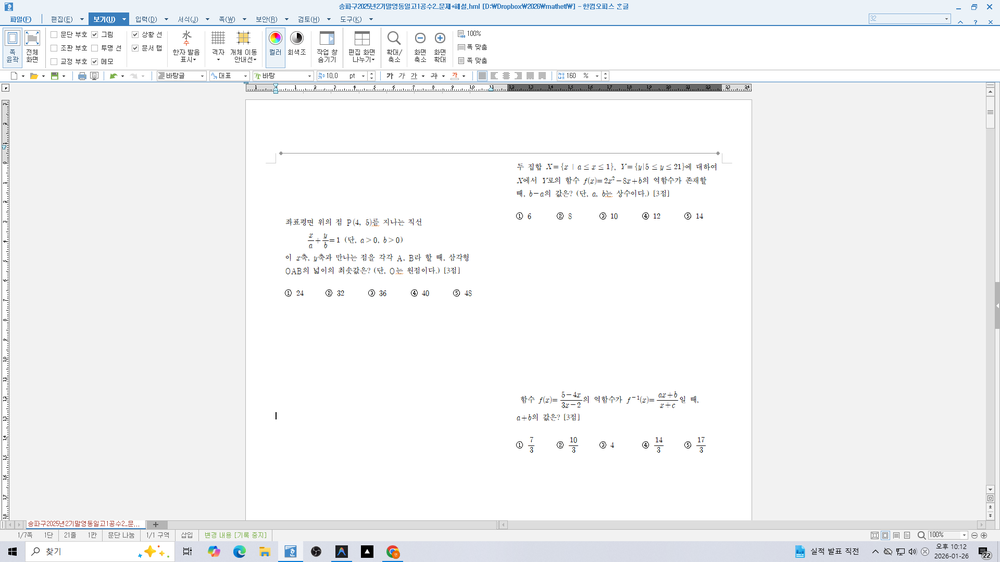
#> input picture hwpx-python-tool/last_capture.png, 1000 x 562 px, shrunk from 1920 x 1080 before the run
$ python diagnose_debug.py
#> lines starting #> are read from the running program, lines starting #| are printed output that depends on the picture; after the words box and inside, x2 and y2 are one past the last pixel; in counts of white or black regions, pixels touching at a corner belong together

import cv2
import numpy as np
import os

def diagnose():
    if not os.path.exists("last_capture.png"):
        print("FAIL: last_capture.png not found")
        return

    img = cv2.imread("last_capture.png")
#> img is the input picture: shape (562, 1000, 3); mean B, G, R 244, 243.1, 242.2
    if img is None:
        print("FAIL: Could not load image")
        return

    print(f"Image Shape: {img.shape}")
#| Image Shape: (562, 1000, 3)
    gray = cv2.cvtColor(img, cv2.COLOR_BGR2GRAY)

    # Check stats
    mn, mx, mean, std = cv2.minMaxLoc(gray)[0], cv2.minMaxLoc(gray)[1], np.mean(gray), np.std(gray)
#> mn = 0; mx = 255; mean = 242.9; std = 21.25
    print(f"Stats - Min: {mn}, Max: {mx}, Mean: {mean:.2f}, StdDev: {std:.2f}")
#| Stats - Min: 0.0, Max: 255.0, Mean: 242.91, StdDev: 21.25

    if std < 5.0:
        print("FAIL: Image has very low contrast (solid color?). Capture timing issue?")
        return

    # 1. OTSU
    _, bin_otsu = cv2.threshold(gray, 0, 255, cv2.THRESH_BINARY_INV + cv2.THRESH_OTSU)
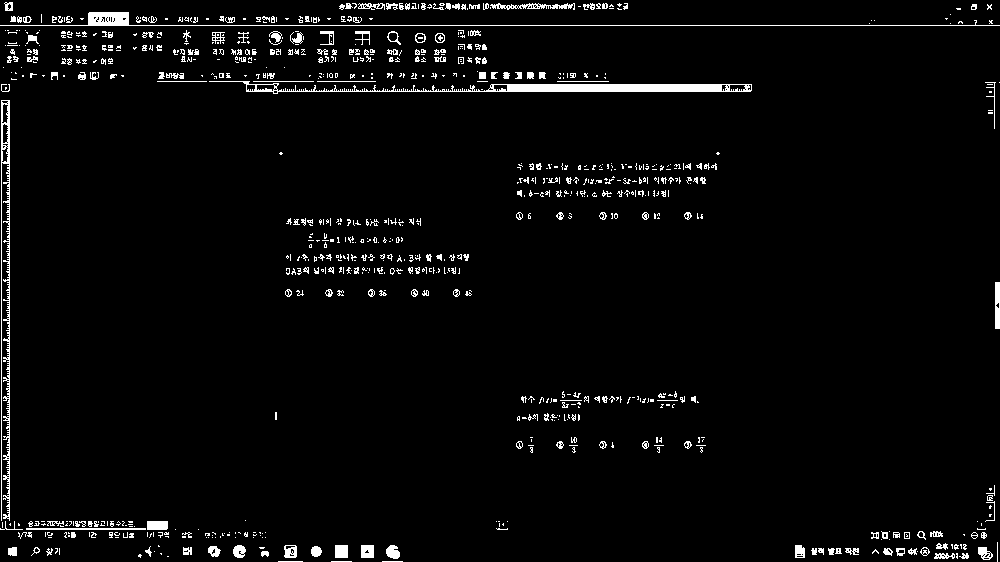
#> bin_otsu: shape (562, 1000); 3.4% white; 829 white regions (607 under 20 px)
    cnts_otsu, _ = cv2.findContours(bin_otsu, cv2.RETR_EXTERNAL, cv2.CHAIN_APPROX_SIMPLE)
#> cnts_otsu = 824 contours, 729 with area under 20; largest, box (x1, y1, x2, y2) and area: (209, 81, 752, 94) 2238, (1, 100, 10, 521) 916, (0, 12, 1000, 26) 523, (490, 3, 575, 10) 214, (995, 282, 1000, 329) 184
    print(f"Method 1 (Otsu): Found {len(cnts_otsu)} contours")
#| Method 1 (Otsu): Found 824 contours

    # 2. Adaptive
    bin_adapt = cv2.adaptiveThreshold(gray, 255, cv2.ADAPTIVE_THRESH_GAUSSIAN_C, cv2.THRESH_BINARY_INV, 25, 4)
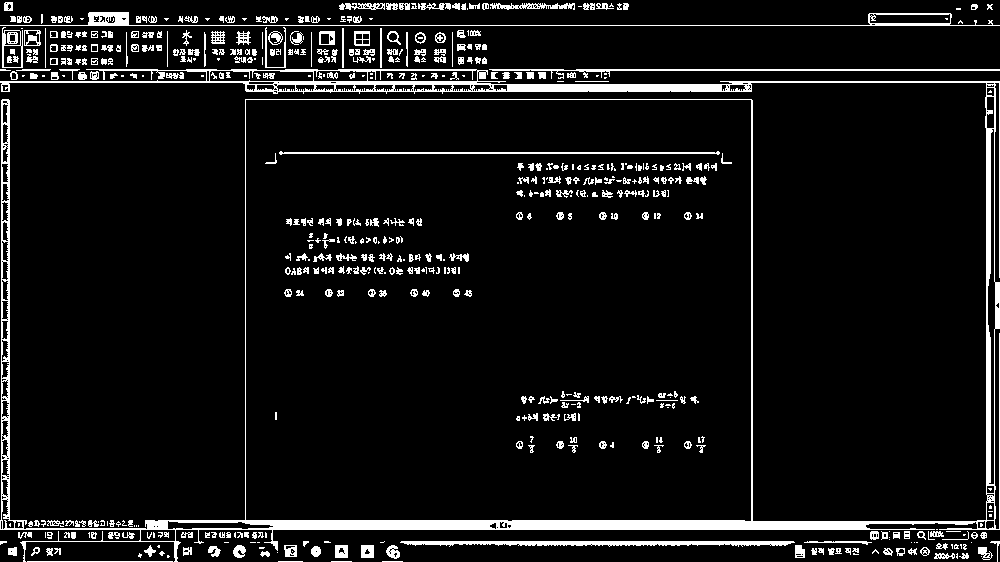
#> bin_adapt: shape (562, 1000); 7.8% white; 579 white regions (196 under 20 px)
    cnts_adapt, _ = cv2.findContours(bin_adapt, cv2.RETR_EXTERNAL, cv2.CHAIN_APPROX_SIMPLE)
#> cnts_adapt = 308 contours, 168 with area under 20; largest, box (x1, y1, x2, y2) and area: (0, 69, 1000, 562) 236580, (0, 12, 1000, 26) 1511, (400, 541, 795, 547) 1248, (2, 27, 23, 68) 705, (489, 69, 1000, 79) 546
    print(f"Method 2 (Adaptive): Found {len(cnts_adapt)} contours")
#| Method 2 (Adaptive): Found 308 contours

    # 3. Canny
    edges = cv2.Canny(gray, 50, 150)
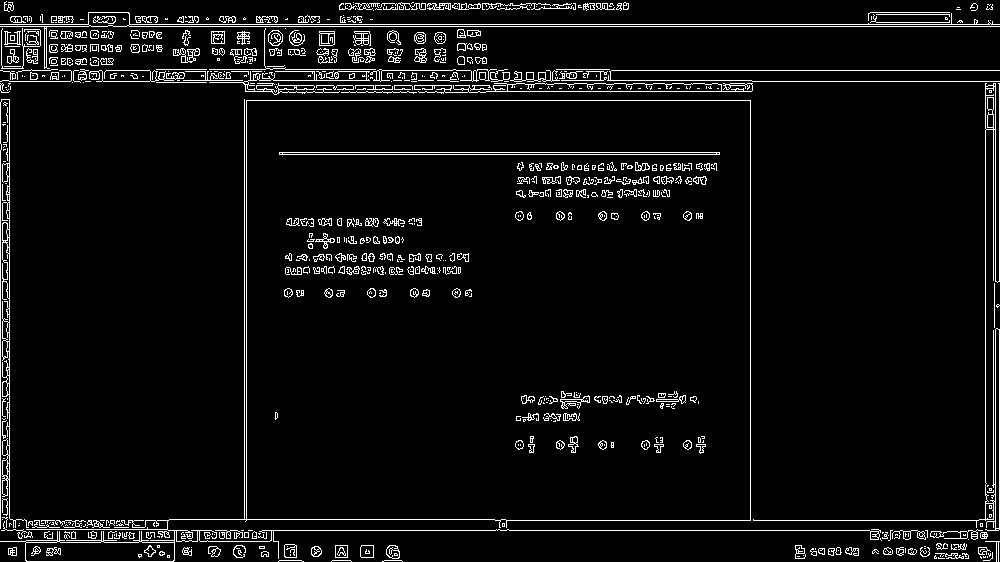
#> edges: shape (562, 1000); 5.3% white in thin lines or dots
    cnts_canny, _ = cv2.findContours(edges, cv2.RETR_EXTERNAL, cv2.CHAIN_APPROX_SIMPLE)
#> cnts_canny = 440 contours, 331 with area under 20; largest, box (x1, y1, x2, y2) and area: (0, 99, 881, 562) 214436, (414, 83, 753, 94) 1731, (753, 83, 1000, 531) 1398, (0, 99, 29, 529) 1268, (0, 12, 1000, 69) 666
    print(f"Method 3 (Canny): Found {len(cnts_canny)} contours")
#| Method 3 (Canny): Found 440 contours

if __name__ == "__main__":
    diagnose()

$ run again, with hwpx-python-tool/current_hwp_state.png copied over hwpx-python-tool/last_capture.png
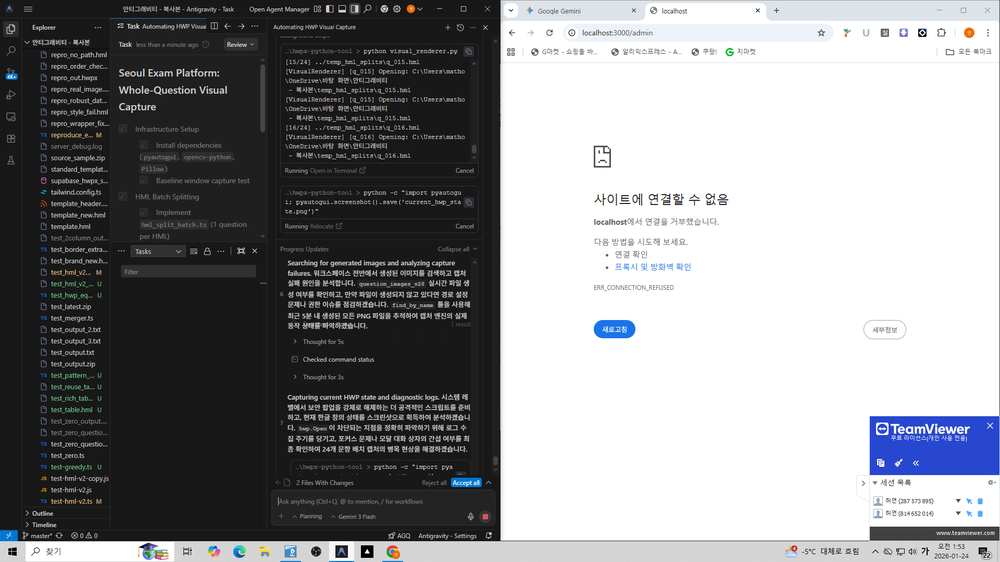
#> input picture hwpx-python-tool/current_hwp_state.png, 1000 x 562 px, shrunk from 1920 x 1080 before the run
#> in diagnose, img is the input picture: shape (562, 1000, 3); mean B, G, R 145, 142.9, 142
#| Image Shape: (562, 1000, 3)
#> mn = 0; mx = 255; mean = 142.9; std = 108.4
#| Stats - Min: 0.0, Max: 255.0, Mean: 142.86, StdDev: 108.44
#> in diagnose, `_, bin_otsu = cv2.threshold(gray, 0, 255, cv2.THRESH_BINARY_INV + cv2...`:
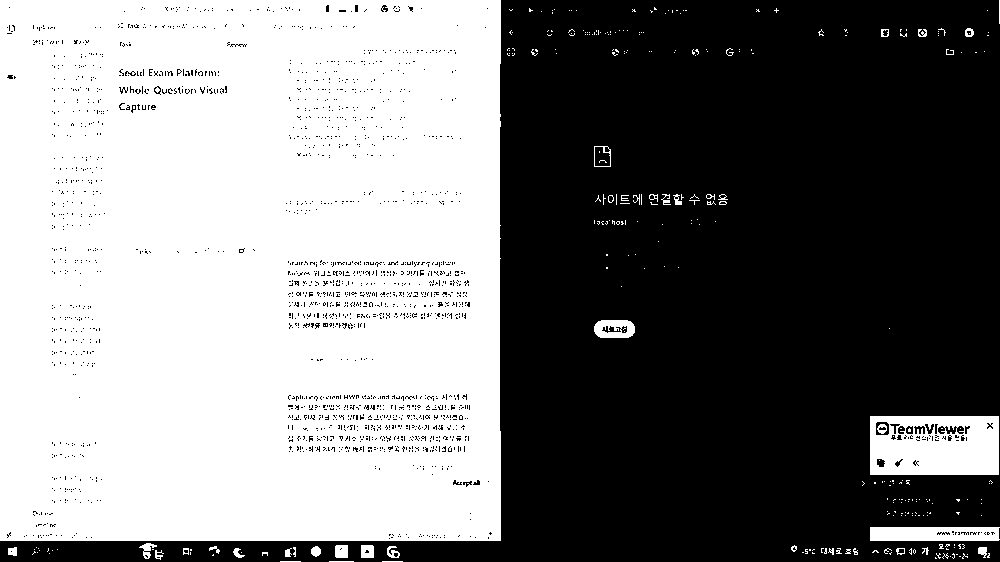
#> bin_otsu: shape (562, 1000); 49.4% white; 298 white regions (256 under 20 px)
#> cnts_otsu = 281 contours, 254 with area under 20; largest, box (x1, y1, x2, y2) and area: (0, 0, 501, 541) 269645, (870, 416, 999, 475) 7424, (870, 527, 1000, 541) 1666, (594, 320, 635, 338) 622, (594, 146, 611, 167) 314
#| Method 1 (Otsu): Found 281 contours
#> bin_adapt: shape (562, 1000); 23.2% white; 1183 white regions (972 under 20 px)
#> cnts_adapt = 316 contours, 187 with area under 20; largest, box (x1, y1, x2, y2) and area: (0, 0, 869, 542) 58973, (281, 45, 478, 163) 18865, (277, 241, 479, 387) 18184, (111, 122, 266, 529) 14327, (277, 386, 475, 461) 13296
#| Method 2 (Adaptive): Found 316 contours
#> in diagnose, `edges = cv2.Canny(gray, 50, 150)`:
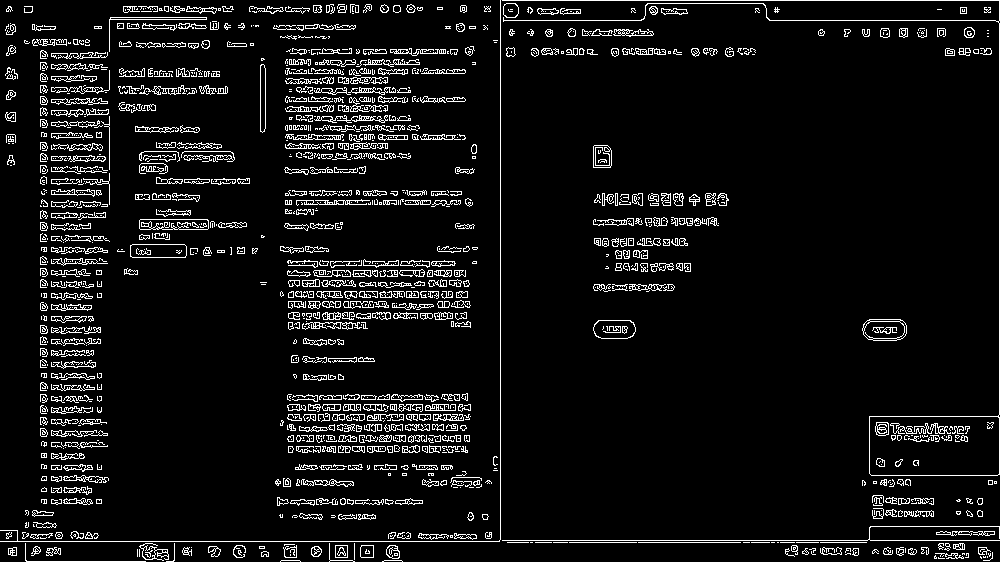
#> edges: shape (562, 1000); 7.1% white in thin lines or dots
#> cnts_canny = 1224 contours, 877 with area under 20; largest, box (x1, y1, x2, y2) and area: (502, 0, 1000, 476) 7680, (862, 319, 907, 341) 832, (130, 244, 187, 258) 722, (593, 320, 636, 339) 688, (139, 219, 209, 230) 680
#| Method 3 (Canny): Found 1224 contours

$ run again, with hwpx-python-tool/desktop_debug.png copied over hwpx-python-tool/last_capture.png
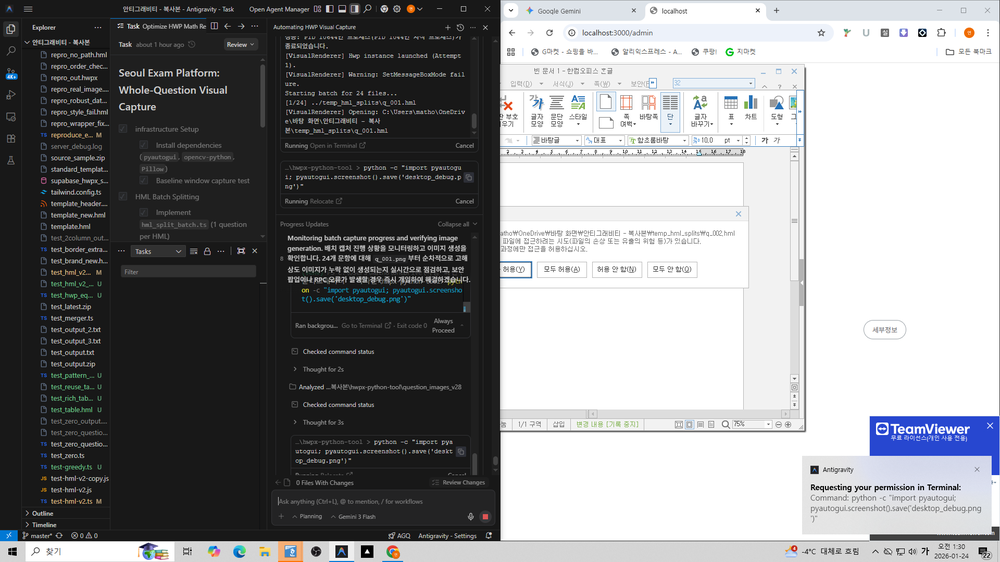
#> input picture hwpx-python-tool/desktop_debug.png, 1000 x 562 px, shrunk from 1920 x 1080 before the run
#> in diagnose, img is the input picture: shape (562, 1000, 3); mean B, G, R 141.4, 139.9, 139.1
#| Image Shape: (562, 1000, 3)
#> mn = 0; mx = 255; mean = 139.8; std = 106.5
#| Stats - Min: 0.0, Max: 255.0, Mean: 139.85, StdDev: 106.52
#> in diagnose, `_, bin_otsu = cv2.threshold(gray, 0, 255, cv2.THRESH_BINARY_INV + cv2...`:
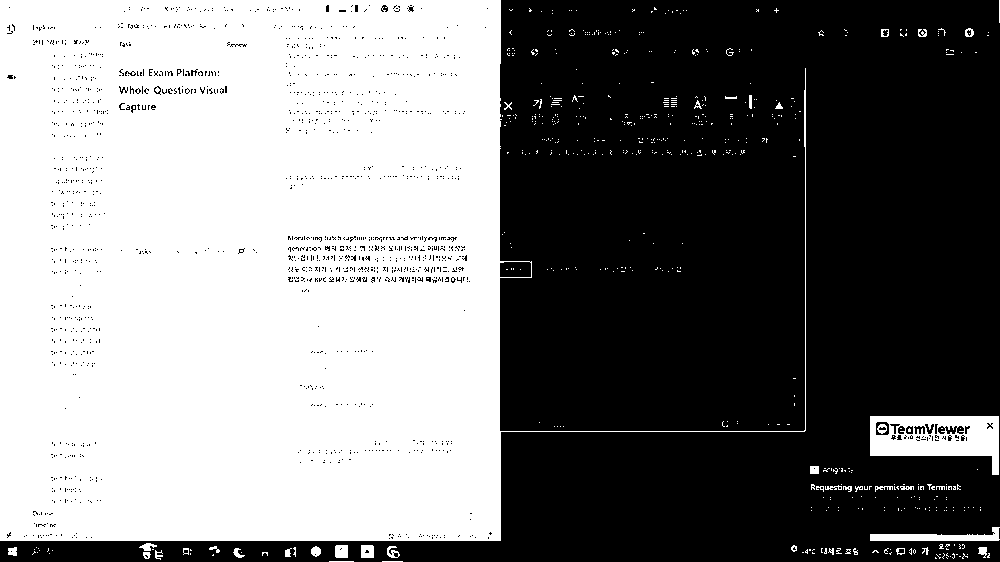
#> bin_otsu: shape (562, 1000); 49.2% white; 565 white regions (523 under 20 px)
#> cnts_otsu = 551 contours, 524 with area under 20; largest, box (x1, y1, x2, y2) and area: (0, 0, 806, 541) 270222, (870, 416, 999, 475) 5106, (870, 527, 1000, 541) 758, (361, 545, 374, 558) 144, (335, 545, 348, 558) 143
#| Method 1 (Otsu): Found 551 contours
#> bin_adapt: shape (562, 1000); 25.3% white; 1338 white regions (1010 under 20 px)
#> cnts_adapt = 446 contours, 293 with area under 20; largest, box (x1, y1, x2, y2) and area: (0, 0, 869, 542) 93662, (277, 216, 479, 312) 14832, (111, 122, 266, 529) 14316, (286, 343, 467, 434) 7130, (108, 0, 266, 54) 5202
#| Method 2 (Adaptive): Found 446 contours
#> in diagnose, `edges = cv2.Canny(gray, 50, 150)`:
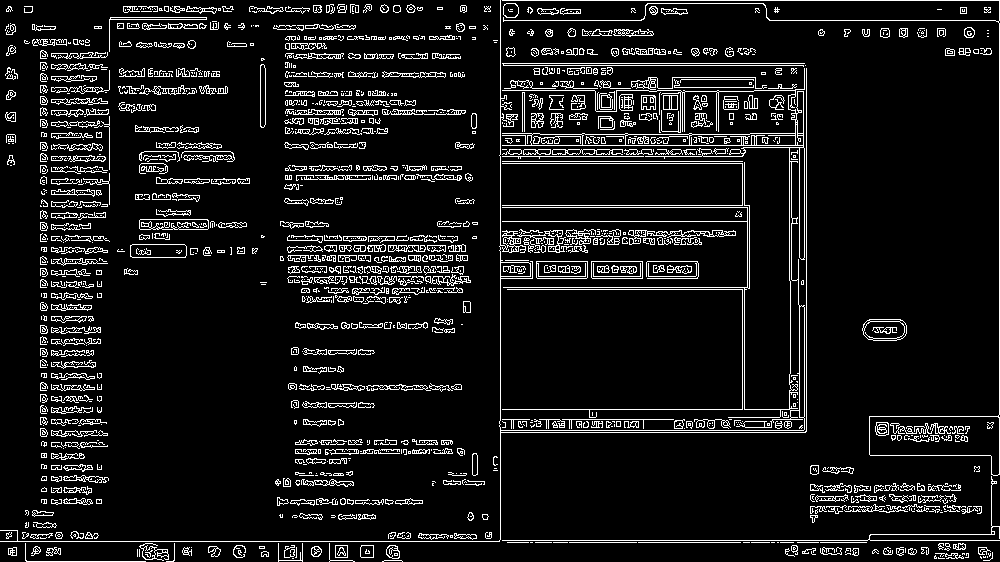
#> edges: shape (562, 1000); 9% white in thin lines or dots
#> cnts_canny = 1331 contours, 1010 with area under 20; largest, box (x1, y1, x2, y2) and area: (0, 0, 807, 542) 6807, (502, 0, 1000, 476) 5240, (591, 261, 643, 279) 866, (536, 261, 588, 279) 866, (862, 319, 907, 341) 832
#| Method 3 (Canny): Found 1331 contours
